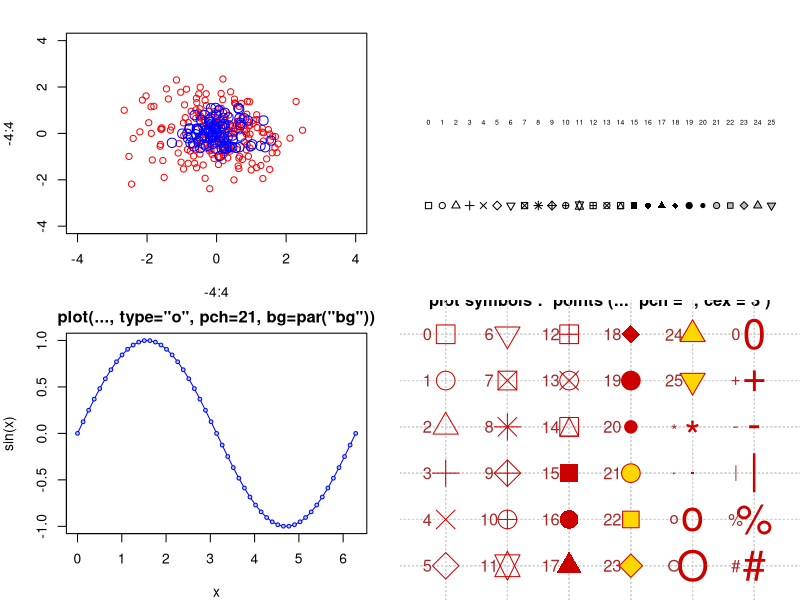
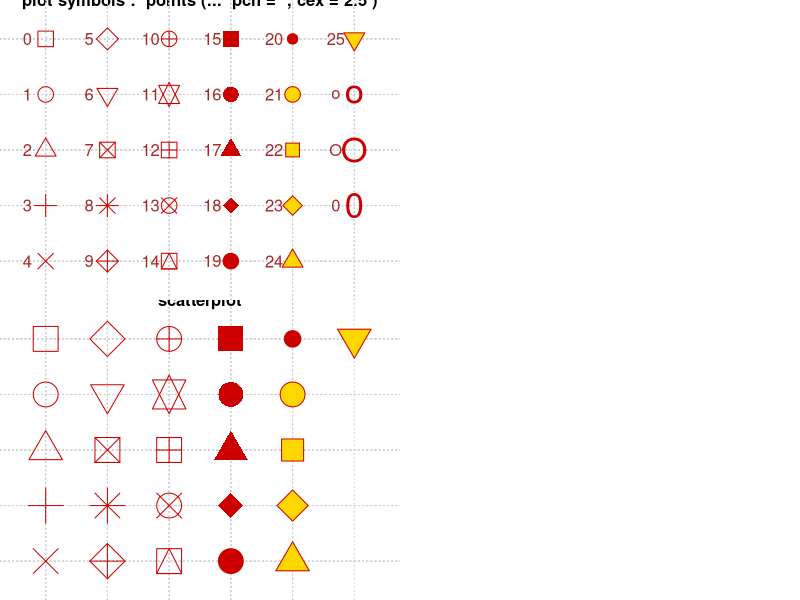

Source code (R) for these figures, in order: (Note: this script raises an error after producing the figures.)

# ------------------------- GREAT RESOURCES ------------------------------------------- #

# great ressources
# https://www.datacamp.com/community/tutorials/15-questions-about-r-plots
# http://www.statmethods.net/advgraphs/layout.html



# ------------------------- GRAPHS LAYOUT --------------------------------------------- #

# creating two graphs in one plot
par (mfrow = c(2,2)) # plots are populated by rows first
par (mfcol = c(2,2)) # plots are populated by cols first

# margins (number of text rows per side - clockwise from bottom)
par ('mar' = c(4, 4, 2, 2))

# references
example (points) # plot showing pch values & symbols
colors()         # vector of colors by name

# additional graph info
title ('scatterplot')
text (-2, -2, 'label')
mtext (...)
legend ('topright', legend='Data', pch=20)
lines (...) # x, y vectirs or a 2-column matrix); this function just connects the dots
axis ()     # adding axis ticks/labels


# ------------------------- BASE EXAMPLES --------------------------------------------- #

# example
x <- rnorm (100); y <- rnorm (100); z <- rpois (100, 2)
g <- gl (2, 50, labels = c ('Male', 'Female'))

?par
par (mar = c(4, 4, 2, 2),  # graph margin
     oma = c (2,2,2,2),    # outer margins (starting from bottom)
     bg = 'lavender',      # bg color
     las = 1)              # orientation of the axis labels 

layout(matrix(c(1,2,3,4,4,5), 2, 3, byrow = TRUE), widths=c(1,1,1), heights=c(1,1))

# graph1
plot (x, y, type='n', # not showing the data yet
      main='scatterplot',
      xlab='Weight', ylab='Height')

points (x [g == 'Male'], y  [g == 'Male'],     pch = 21, col='black', bg='yellow')
points (x [g == 'Female'], y  [g == 'Female'], pch=19, col='blue')

fit <- lm (x ~ y) # line model that fits the data
abline (fit, col='blue', lwd=3) # lwd: line width

text(x+0.05,y+0.05,labels=as.character(1:12))

# graph2 - using with (x)
library(datasets)
with(airquality, plot(Wind, Ozone, main = "Ozone and Wind in New York City", type = "n"))
with(subset(airquality, Month == 5), points(Wind, Ozone, col = "blue"))
with(subset(airquality, Month != 5), points(Wind, Ozone, col = "red"))
legend("topright", pch = 1, col = c("blue", "red"), legend = c("May", "Other Months"))

model <- lm(Ozone ~ Wind, airquality)
abline(model, lwd = 2, lty = 2)


# graph3
with(airquality, plot(Wind, Ozone, main = "Ozone and Wind in New York City", col = Month))
abline(h = 12, lwd = 2, lty = 2)


# graph4 - hist
hist(airquality$Ozone, breaks = 100)  ## Draw a new plot
rug (airquality$Ozone)
abline(v = 12, lwd = 2)
abline(v = median(airquality$Ozone, na.rm=TRUE), col = "magenta", lwd = 4)


# graph5 - boxplot
airquality <- transform(airquality, Month = factor(Month))
boxplot(Ozone ~ Month, airquality, xlab = "Month", ylab = "Ozone (ppb)")


# outer title
mtext("Mix of different graphs", outer = TRUE)


# another multiple base plot
par(mfrow = c(1, 3), mar = c(4, 4, 2, 1), oma = c(0, 0, 2, 0))
with(airquality, {
  plot(Wind, Ozone, main = "Ozone and Wind")
  plot(Solar.R, Ozone, main = "Ozone and Solar Radiation")
  plot(Temp, Ozone, main = "Ozone and Temperature")
  mtext("Ozone and Weather in New York City", outer = TRUE)
})



# ------------------------- OTHER EXAMPLE --------------------------------------------- #

# first lattice example
library(lattice)
state <- data.frame(state.x77, region = state.region)
xyplot (Life.Exp ~ Income | region, data = state, layout = c(4, 1))


# first ggplot2 example
install.packages('ggplot2')
library(ggplot2)
qplot(displ, hwy, data = mpg)
